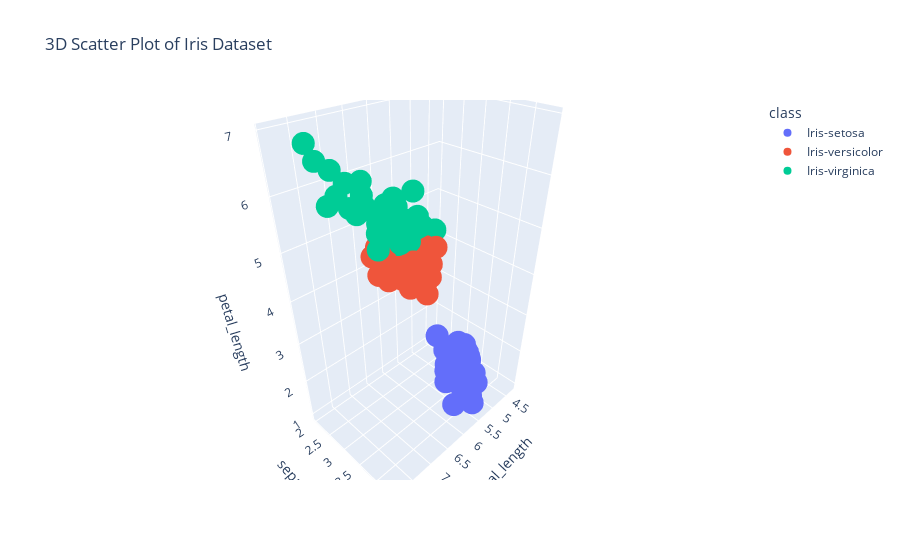

Here is the notebook cell this chart was saved with:
### Code cell
fig = px.scatter_3d(df, 
                    x='sepal_length', 
                    y='sepal_width', 
                    z='petal_length', 
                    color='class',
                    title="3D Scatter Plot of Iris Dataset")

fig.show()

### Figure 1 — Plotly figure (JSON) as saved in the notebook; plotly's stock layout.template omitted (floating-point values rounded to 4 significant figures)
{"data": [{"hovertemplate": "class=Iris-setosa<br>sepal_length=%{x}<br>sepal_width=%{y}<br>petal_length=%{z}<extra></extra>", "legendgroup": "Iris-setosa", "marker": {"color": "#636efa", "symbol": "circle"}, "mode": "markers", "name": "Iris-setosa", "scene": "scene", "showlegend": true, "type": "scatter3d", "x": [5.1, 4.9, 4.7, 4.6, 5.0, 5.4, 4.6, 5.0, 4.4, 4.9, 5.4, 4.8, 4.8, 4.3, 5.8, 5.7, 5.4, 5.1, 5.7, 5.1, 5.4, 5.1, 4.6, 5.1, 4.8, 5.0, 5.0, 5.2, 5.2, 4.7, 4.8, 5.4, 5.2, 5.5, 4.9, 5.0, 5.5, 4.9, 4.4, 5.1, 5.0, 4.5, 4.4, 5.0, 5.1, 4.8, 5.1, 4.6, 5.3, 5.0], "y": [3.5, 3.0, 3.2, 3.1, 3.6, 3.9, 3.4, 3.4, 2.9, 3.1, 3.7, 3.4, 3.0, 3.0, 4.0, 4.4, 3.9, 3.5, 3.8, 3.8, 3.4, 3.7, 3.6, 3.3, 3.4, 3.0, 3.4, 3.5, 3.4, 3.2, 3.1, 3.4, 4.1, 4.2, 3.1, 3.2, 3.5, 3.1, 3.0, 3.4, 3.5, 2.3, 3.2, 3.5, 3.8, 3.0, 3.8, 3.2, 3.7, 3.3], "z": [1.4, 1.4, 1.3, 1.5, 1.4, 1.7, 1.4, 1.5, 1.4, 1.5, 1.5, 1.6, 1.4, 1.1, 1.2, 1.5, 1.3, 1.4, 1.7, 1.5, 1.7, 1.5, 1.0, 1.7, 1.9, 1.6, 1.6, 1.5, 1.4, 1.6, 1.6, 1.5, 1.5, 1.4, 1.5, 1.2, 1.3, 1.5, 1.3, 1.5, 1.3, 1.3, 1.3, 1.6, 1.9, 1.4, 1.6, 1.4, 1.5, 1.4]}, {"hovertemplate": "class=Iris-versicolor<br>sepal_length=%{x}<br>sepal_width=%{y}<br>petal_length=%{z}<extra></extra>", "legendgroup": "Iris-versicolor", "marker": {"color": "#EF553B", "symbol": "circle"}, "mode": "markers", "name": "Iris-versicolor", "scene": "scene", "showlegend": true, "type": "scatter3d", "x": [7.0, 6.4, 6.9, 5.5, 6.5, 5.7, 6.3, 4.9, 6.6, 5.2, 5.0, 5.9, 6.0, 6.1, 5.6, 6.7, 5.6, 5.8, 6.2, 5.6, 5.9, 6.1, 6.3, 6.1, 6.4, 6.6, 6.8, 6.7, 6.0, 5.7, 5.5, 5.5, 5.8, 6.0, 5.4, 6.0, 6.7, 6.3, 5.6, 5.5, 5.5, 6.1, 5.8, 5.0, 5.6, 5.7, 5.7, 6.2, 5.1, 5.7], "y": [3.2, 3.2, 3.1, 2.3, 2.8, 2.8, 3.3, 2.4, 2.9, 2.7, 2.0, 3.0, 2.2, 2.9, 2.9, 3.1, 3.0, 2.7, 2.2, 2.5, 3.2, 2.8, 2.5, 2.8, 2.9, 3.0, 2.8, 3.0, 2.9, 2.6, 2.4, 2.4, 2.7, 2.7, 3.0, 3.4, 3.1, 2.3, 3.0, 2.5, 2.6, 3.0, 2.6, 2.3, 2.7, 3.0, 2.9, 2.9, 2.5, 2.8], "z": [4.7, 4.5, 4.9, 4.0, 4.6, 4.5, 4.7, 3.3, 4.6, 3.9, 3.5, 4.2, 4.0, 4.7, 3.6, 4.4, 4.5, 4.1, 4.5, 3.9, 4.8, 4.0, 4.9, 4.7, 4.3, 4.4, 4.8, 5.0, 4.5, 3.5, 3.8, 3.7, 3.9, 5.1, 4.5, 4.5, 4.7, 4.4, 4.1, 4.0, 4.4, 4.6, 4.0, 3.3, 4.2, 4.2, 4.2, 4.3, 3.0, 4.1]}, {"hovertemplate": "class=Iris-virginica<br>sepal_length=%{x}<br>sepal_width=%{y}<br>petal_length=%{z}<extra></extra>", "legendgroup": "Iris-virginica", "marker": {"color": "#00cc96", "symbol": "circle"}, "mode": "markers", "name": "Iris-virginica", "scene": "scene", "showlegend": true, "type": "scatter3d", "x": [6.3, 5.8, 7.1, 6.3, 6.5, 7.6, 4.9, 7.3, 6.7, 7.2, 6.5, 6.4, 6.8, 5.7, 5.8, 6.4, 6.5, 7.7, 7.7, 6.0, 6.9, 5.6, 7.7, 6.3, 6.7, 7.2, 6.2, 6.1, 6.4, 7.2, 7.4, 7.9, 6.4, 6.3, 6.1, 7.7, 6.3, 6.4, 6.0, 6.9, 6.7, 6.9, 5.8, 6.8, 6.7, 6.7, 6.3, 6.5, 6.2, 5.9], "y": [3.3, 2.7, 3.0, 2.9, 3.0, 3.0, 2.5, 2.9, 2.5, 3.6, 3.2, 2.7, 3.0, 2.5, 2.8, 3.2, 3.0, 3.8, 2.6, 2.2, 3.2, 2.8, 2.8, 2.7, 3.3, 3.2, 2.8, 3.0, 2.8, 3.0, 2.8, 3.8, 2.8, 2.8, 2.6, 3.0, 3.4, 3.1, 3.0, 3.1, 3.1, 3.1, 2.7, 3.2, 3.3, 3.0, 2.5, 3.0, 3.4, 3.0], "z": [6.0, 5.1, 5.9, 5.6, 5.8, 6.6, 4.5, 6.3, 5.8, 6.1, 5.1, 5.3, 5.5, 5.0, 5.1, 5.3, 5.5, 6.7, 6.9, 5.0, 5.7, 4.9, 6.7, 4.9, 5.7, 6.0, 4.8, 4.9, 5.6, 5.8, 6.1, 6.4, 5.6, 5.1, 5.6, 6.1, 5.6, 5.5, 4.8, 5.4, 5.6, 5.1, 5.1, 5.9, 5.7, 5.2, 5.0, 5.2, 5.4, 5.1]}], "layout": {"legend": {"title": {"text": "class"}, "tracegroupgap": 0}, "scene": {"domain": {"x": [0, 1], "y": [0, 1]}, "xaxis": {"title": {"text": "sepal_length"}}, "yaxis": {"title": {"text": "sepal_width"}}, "zaxis": {"title": {"text": "petal_length"}}}, "title": {"text": "3D Scatter Plot of Iris Dataset"}}}
